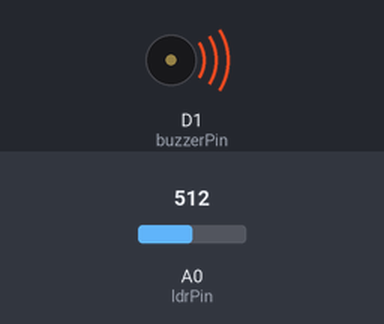
A sketch run on a simulated ESP8266 (NodeMCU). On the bench: buzzer (waves = sounding). Inputs (shaded band) come from the test bench; at power-on: A0 (ldrPin) = 512. WiFi joins after 1.5 s; servers stay silent unless stated; what the sketch prints to the serial monitor is not drawn.

Above: at 11.62 s.
At 17.3 s:
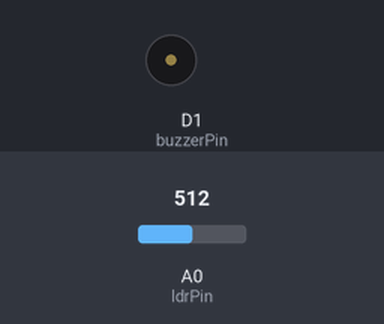
Timing chart, 0 to 26.3 s (numbered marks = the images above):
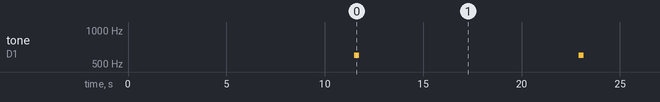

The sketch:

fluidsense.ino
```cpp
#include <ESP8266WiFi.h>
#include <FirebaseESP8266.h>

#define FIREBASE_HOST "fir-esp8266-b9605-default-rtdb.firebaseio.com"
#define FIREBASE_AUTH "G4gwq0HoEPcDXhpCfxBzxigPhLCsscWGTY5mddZ9"
#define WIFI_SSID "D-Link"
#define WIFI_PASSWORD "sh4712592179"


int ldrPin = A0; // the analog input pin for the LDR
int buzzerPin = D1;

FirebaseData firebaseData;     // Declare the Firebase Data object in the global scope
int val=0;      // Declare global variable to store value
void setup() {
  Serial.begin(115200);
  Serial.println("Serial communication started\n\n");
  WiFi.begin(WIFI_SSID, WIFI_PASSWORD);
  Serial.print("Connecting to ");
  Serial.print(WIFI_SSID);
  while (WiFi.status() != WL_CONNECTED) {
    Serial.print(".");
    delay(500);
  }
  Serial.println();
  Serial.print("Connected to ");
  Serial.println(WIFI_SSID);
  Serial.print("IP Address is : ");
  Serial.println(WiFi.localIP());//print local IP address
  Firebase.begin(FIREBASE_HOST, FIREBASE_AUTH);// connect to firebase
  Firebase.reconnectWiFi(true);
  delay(10000);
  pinMode(buzzerPin, OUTPUT);
}

void loop()
{

 int ldrValue = analogRead(ldrPin); // Read the analog value from the LDR module
  Serial.print("LDR Value: ");
  Serial.println(ldrValue);

  if (ldrValue < 900) {  // If laser light is detected by the LDR
    tone(buzzerPin, 600, 250); // 440 Hz tone for 500 milliseconds
    delay(250); // Wait for 500 milliseconds
    digitalWrite(buzzerPin, LOW);
    delay(1000);
    Firebase.pushInt(firebaseData, "/DripStatus", ldrValue);
  }
  else {
    digitalWrite(buzzerPin, LOW);  // Turn off buzzer
    Firebase.pushInt(firebaseData, "/DripStatus", ldrValue);
  }
  delay(10000); // wait for 10 second before taking the next reading
}
```

Measured:
- by itself, tone on D1 (buzzerPin): alternates 600 Hz for 0.25 s and silent for 11.2 s
